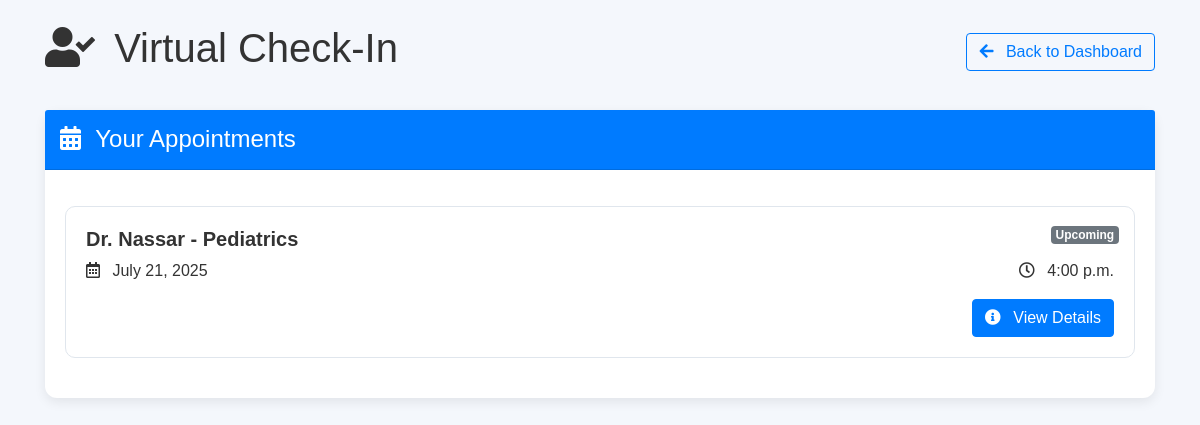
/virtual_check_in/ (signed in), run on the app's committed database.
### accounts/models.py (models this page shows, shortened)
class Appointment(models.Model):
    user = models.ForeignKey(User, on_delete=models.CASCADE, related_name='appointments')
    doctor = models.CharField(max_length=100)
    specialty = models.CharField(max_length=100)
    date = models.DateField()
    time = models.TimeField()
    reason = models.TextField(blank=True, null=True)
    contact = models.CharField(max_length=100)
    insurance = models.CharField(max_length=100, blank=True, null=True)
    created_at = models.DateTimeField(auto_now_add=True)
    notes = models.TextField(blank=True, null=True)
    class Meta:
        unique_together = ('doctor', 'date', 'time')

### accounts/views.py (the view)
# urls.py: path('virtual_check_in/', views.virtual_check_in_list, name='virtual_check_in_list'),
@login_required
def virtual_check_in_list(request):
    now = timezone.now()
    today = now.date()
    appointments = Appointment.objects.filter(
        user=request.user,
        date__gte=today
    ).order_by('date', 'time')
    for appointment in appointments:
        naive_datetime = datetime.combine(appointment.date, appointment.time)
        if timezone.is_naive(naive_datetime):
            appointment_start_dt = timezone.make_aware(naive_datetime, timezone.get_current_timezone())
        else:
            appointment_start_dt = naive_datetime
        check_in_window_duration = timedelta(hours=1)
        check_in_start_time = appointment_start_dt - check_in_window_duration
        appointment.can_check_in = now >= check_in_start_time and now < appointment_start_dt
        appointment.is_expired = now >= appointment_start_dt
        try:
            appointment.has_checked_in = CheckIn.objects.filter(
                user=request.user,
                appointment=appointment
            ).exists()
        except Exception as e:
            appointment.has_checked_in = False
    context = {
        'appointments': appointments,
        'today': today
    }
    return render(request, 'accounts/virtual_check_in_list.html', context)

### accounts/templates/accounts/virtual_check_in_list.html (shortened to what this page needs)
{% load static %}
<!DOCTYPE html>
<html>
<head>
    <link rel="stylesheet" href="https://stackpath.bootstrapcdn.com/bootstrap/4.5.2/css/bootstrap.min.css">
    <link rel="stylesheet" href="https://cdnjs.cloudflare.com/ajax/libs/font-awesome/5.15.4/css/all.min.css">
</head>
<body>
    <div class="container mt-4">
        <div class="dashboard-nav d-flex justify-content-between align-items-center">
            <h1><i class="fas fa-user-check mr-2"></i> Virtual Check-In</h1>
            <a href="{% url 'dashboard' %}" class="btn btn-outline-primary">
                <i class="fas fa-arrow-left mr-2"></i> Back to Dashboard
            </a>
        </div>
        <div class="card">
            <div class="card-header">
                <h2 class="h4 mb-0"><i class="fas fa-calendar-alt mr-2"></i> Your Appointments</h2>
            </div>
            <div class="card-body">
                {% if appointments %}
                    <div class="row mt-3">
                        {% for appointment in appointments %}
                            <div class="col-md-12">
                                <div class="appointment-card">
                                    <div class="appointment-status">
                                        {% if appointment.has_checked_in %}
                                            <span class="badge badge-success">Checked In</span>
                                        {% elif appointment.is_expired %}
                                            <span class="badge badge-danger">Expired</span>
                                        {% elif appointment.can_check_in %}
                                            <span class="badge badge-warning">Ready for Check-In</span>
                                        {% else %}
                                            <span class="badge badge-secondary">Upcoming</span>
                                        {% endif %}
                                    </div>
                                    <h5 class="mb-2 font-weight-bold">
                                        {{ appointment.doctor }} - {{ appointment.specialty }}
                                    </h5>
                                    <div class="d-flex justify-content-between mb-3">
                                        <div>
                                            <i class="far fa-calendar-alt mr-2"></i>
                                            {{ appointment.date|date:"F j, Y" }}
                                        </div>
                                        <div>
                                            <i class="far fa-clock mr-2"></i>
                                            {{ appointment.time|time:"g:i a" }}
                                        </div>
                                    </div>
                                    <div class="mt-3 text-right">
                                        <a href="{% url 'virtual_check_in' appointment.id %}" class="btn btn-primary">
                                            {% if appointment.has_checked_in %}
                                                <i class="fas fa-check-circle mr-2"></i> View Status
                                            {% elif appointment.can_check_in %}
                                                <i class="fas fa-sign-in-alt mr-2"></i> Check In Now
                                            {% else %}
                                                <i class="fas fa-info-circle mr-2"></i> View Details
                                            {% endif %}
                                        </a>
                                    </div>
                                </div>
                            </div>
                        {% endfor %}
                    </div>
                {% endif %}
            </div>
        </div>
    </div>
</body>
</html>

### data on the page
Appointment: shows "Upcoming", doctor "Dr. Nassar", specialty "Pediatrics", date "July 21, 2025", time "4:00 p.m.", shows "View Details"
